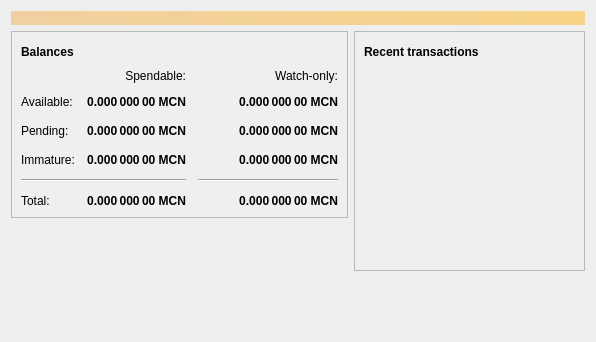
<?xml version="1.0" encoding="UTF-8"?>
<ui version="4.0">
 <class>OverviewPage</class>
 <widget class="QWidget" name="OverviewPage">
  <property name="geometry">
   <rect>
    <x>0</x>
    <y>0</y>
    <width>596</width>
    <height>342</height>
   </rect>
  </property>
  <property name="windowTitle">
   <string>Form</string>
  </property>
  <layout class="QVBoxLayout" name="topLayout">
   <item>
    <widget class="QLabel" name="labelAlerts">
     <property name="visible">
      <bool>false</bool>
     </property>
     <property name="styleSheet">
      <string notr="true">QLabel { background-color: qlineargradient(x1: 0, y1: 0, x2: 1, y2: 0, stop:0 #F0D0A0, stop:1 #F8D488); color:#000000; }</string>
     </property>
     <property name="wordWrap">
      <bool>true</bool>
     </property>
     <property name="margin">
      <number>3</number>
     </property>
     <property name="textInteractionFlags">
      <set>Qt::TextSelectableByMouse</set>
     </property>
    </widget>
   </item>
   <item>
    <layout class="QHBoxLayout" name="horizontalLayout" stretch="1,1">
     <item>
      <layout class="QVBoxLayout" name="verticalLayout_2">
       <item>
        <widget class="QFrame" name="frame">
         <property name="frameShape">
          <enum>QFrame::StyledPanel</enum>
         </property>
         <property name="frameShadow">
          <enum>QFrame::Raised</enum>
         </property>
         <layout class="QVBoxLayout" name="verticalLayout_4">
          <item>
           <layout class="QHBoxLayout" name="horizontalLayout_4">
            <item>
             <widget class="QLabel" name="label_5">
              <property name="font">
               <font>
                <weight>75</weight>
                <bold>true</bold>
               </font>
              </property>
              <property name="text">
               <string>Balances</string>
              </property>
             </widget>
            </item>
            <item>
             <widget class="QPushButton" name="labelWalletStatus">
              <property name="enabled">
               <bool>false</bool>
              </property>
              <property name="maximumSize">
               <size>
                <width>30</width>
                <height>16777215</height>
               </size>
              </property>
              <property name="toolTip">
               <string>The displayed information may be out of date. Your wallet automatically synchronizes with the Mycoin network after a connection is established, but this process has not completed yet.</string>
              </property>
              <property name="text">
               <string/>
              </property>
              <property name="icon">
               <iconset resource="../bitcoin.qrc">
                <normaloff>:/icons/warning</normaloff>
                <disabledoff>:/icons/warning</disabledoff>:/icons/warning</iconset>
              </property>
              <property name="iconSize">
               <size>
                <width>24</width>
                <height>24</height>
               </size>
              </property>
              <property name="flat">
               <bool>true</bool>
              </property>
             </widget>
            </item>
            <item>
             <spacer name="horizontalSpacer_3">
              <property name="orientation">
               <enum>Qt::Horizontal</enum>
              </property>
              <property name="sizeHint" stdset="0">
               <size>
                <width>40</width>
                <height>20</height>
               </size>
              </property>
             </spacer>
            </item>
           </layout>
          </item>
          <item>
           <layout class="QGridLayout" name="gridLayout">
            <property name="spacing">
             <number>12</number>
            </property>
            <item row="2" column="2">
             <widget class="QLabel" name="labelWatchPending">
              <property name="font">
               <font>
                <weight>75</weight>
                <bold>true</bold>
               </font>
              </property>
              <property name="cursor">
               <cursorShape>IBeamCursor</cursorShape>
              </property>
              <property name="toolTip">
               <string>Unconfirmed transactions to watch-only addresses</string>
              </property>
              <property name="text">
               <string notr="true">0.000 000 00 MCN</string>
              </property>
              <property name="alignment">
               <set>Qt::AlignRight|Qt::AlignTrailing|Qt::AlignVCenter</set>
              </property>
              <property name="textInteractionFlags">
               <set>Qt::LinksAccessibleByMouse|Qt::TextSelectableByKeyboard|Qt::TextSelectableByMouse</set>
              </property>
             </widget>
            </item>
            <item row="2" column="1">
             <widget class="QLabel" name="labelUnconfirmed">
              <property name="font">
               <font>
                <weight>75</weight>
                <bold>true</bold>
               </font>
              </property>
              <property name="cursor">
               <cursorShape>IBeamCursor</cursorShape>
              </property>
              <property name="toolTip">
               <string>Total of transactions that have yet to be confirmed, and do not yet count toward the spendable balance</string>
              </property>
              <property name="text">
               <string notr="true">0.000 000 00 MCN</string>
              </property>
              <property name="alignment">
               <set>Qt::AlignRight|Qt::AlignTrailing|Qt::AlignVCenter</set>
              </property>
              <property name="textInteractionFlags">
               <set>Qt::LinksAccessibleByMouse|Qt::TextSelectableByKeyboard|Qt::TextSelectableByMouse</set>
              </property>
             </widget>
            </item>
            <item row="3" column="2">
             <widget class="QLabel" name="labelWatchImmature">
              <property name="font">
               <font>
                <weight>75</weight>
                <bold>true</bold>
               </font>
              </property>
              <property name="cursor">
               <cursorShape>IBeamCursor</cursorShape>
              </property>
              <property name="toolTip">
               <string>Mined balance in watch-only addresses that has not yet matured</string>
              </property>
              <property name="text">
               <string notr="true">0.000 000 00 MCN</string>
              </property>
              <property name="alignment">
               <set>Qt::AlignRight|Qt::AlignTrailing|Qt::AlignVCenter</set>
              </property>
              <property name="textInteractionFlags">
               <set>Qt::LinksAccessibleByMouse|Qt::TextSelectableByKeyboard|Qt::TextSelectableByMouse</set>
              </property>
             </widget>
            </item>
            <item row="4" column="0" colspan="2">
             <widget class="Line" name="line">
              <property name="orientation">
               <enum>Qt::Horizontal</enum>
              </property>
             </widget>
            </item>
            <item row="4" column="2">
             <widget class="Line" name="lineWatchBalance">
              <property name="sizePolicy">
               <sizepolicy hsizetype="Preferred" vsizetype="Fixed">
                <horstretch>0</horstretch>
                <verstretch>0</verstretch>
               </sizepolicy>
              </property>
              <property name="minimumSize">
               <size>
                <width>140</width>
                <height>0</height>
               </size>
              </property>
              <property name="orientation">
               <enum>Qt::Horizontal</enum>
              </property>
             </widget>
            </item>
            <item row="5" column="0">
             <widget class="QLabel" name="labelTotalText">
              <property name="text">
               <string>Total:</string>
              </property>
             </widget>
            </item>
            <item row="3" column="1">
             <widget class="QLabel" name="labelImmature">
              <property name="font">
               <font>
                <weight>75</weight>
                <bold>true</bold>
               </font>
              </property>
              <property name="cursor">
               <cursorShape>IBeamCursor</cursorShape>
              </property>
              <property name="toolTip">
               <string>Mined balance that has not yet matured</string>
              </property>
              <property name="text">
               <string notr="true">0.000 000 00 MCN</string>
              </property>
              <property name="alignment">
               <set>Qt::AlignRight|Qt::AlignTrailing|Qt::AlignVCenter</set>
              </property>
              <property name="textInteractionFlags">
               <set>Qt::LinksAccessibleByMouse|Qt::TextSelectableByKeyboard|Qt::TextSelectableByMouse</set>
              </property>
             </widget>
            </item>
            <item row="2" column="3">
             <spacer name="horizontalSpacer_2">
              <property name="orientation">
               <enum>Qt::Horizontal</enum>
              </property>
              <property name="sizeHint" stdset="0">
               <size>
                <width>40</width>
                <height>20</height>
               </size>
              </property>
             </spacer>
            </item>
            <item row="3" column="0">
             <widget class="QLabel" name="labelImmatureText">
              <property name="text">
               <string>Immature:</string>
              </property>
             </widget>
            </item>
            <item row="5" column="1">
             <widget class="QLabel" name="labelTotal">
              <property name="font">
               <font>
                <weight>75</weight>
                <bold>true</bold>
               </font>
              </property>
              <property name="cursor">
               <cursorShape>IBeamCursor</cursorShape>
              </property>
              <property name="toolTip">
               <string>Your current total balance</string>
              </property>
              <property name="text">
               <string notr="true">0.000 000 00 MCN</string>
              </property>
              <property name="alignment">
               <set>Qt::AlignRight|Qt::AlignTrailing|Qt::AlignVCenter</set>
              </property>
              <property name="textInteractionFlags">
               <set>Qt::LinksAccessibleByMouse|Qt::TextSelectableByKeyboard|Qt::TextSelectableByMouse</set>
              </property>
             </widget>
            </item>
            <item row="5" column="2">
             <widget class="QLabel" name="labelWatchTotal">
              <property name="font">
               <font>
                <weight>75</weight>
                <bold>true</bold>
               </font>
              </property>
              <property name="cursor">
               <cursorShape>IBeamCursor</cursorShape>
              </property>
              <property name="toolTip">
               <string>Current total balance in watch-only addresses</string>
              </property>
              <property name="text">
               <string notr="true">0.000 000 00 MCN</string>
              </property>
              <property name="alignment">
               <set>Qt::AlignRight|Qt::AlignTrailing|Qt::AlignVCenter</set>
              </property>
              <property name="textInteractionFlags">
               <set>Qt::LinksAccessibleByMouse|Qt::TextSelectableByKeyboard|Qt::TextSelectableByMouse</set>
              </property>
             </widget>
            </item>
            <item row="0" column="2">
             <widget class="QLabel" name="labelWatchonly">
              <property name="text">
               <string>Watch-only:</string>
              </property>
              <property name="alignment">
               <set>Qt::AlignRight|Qt::AlignTrailing|Qt::AlignVCenter</set>
              </property>
             </widget>
            </item>
            <item row="1" column="0">
             <widget class="QLabel" name="labelBalanceText">
              <property name="text">
               <string>Available:</string>
              </property>
             </widget>
            </item>
            <item row="1" column="1">
             <widget class="QLabel" name="labelBalance">
              <property name="font">
               <font>
                <weight>75</weight>
                <bold>true</bold>
               </font>
              </property>
              <property name="cursor">
               <cursorShape>IBeamCursor</cursorShape>
              </property>
              <property name="toolTip">
               <string>Your current spendable balance</string>
              </property>
              <property name="text">
               <string notr="true">0.000 000 00 MCN</string>
              </property>
              <property name="alignment">
               <set>Qt::AlignRight|Qt::AlignTrailing|Qt::AlignVCenter</set>
              </property>
              <property name="textInteractionFlags">
               <set>Qt::LinksAccessibleByMouse|Qt::TextSelectableByKeyboard|Qt::TextSelectableByMouse</set>
              </property>
             </widget>
            </item>
            <item row="1" column="2">
             <widget class="QLabel" name="labelWatchAvailable">
              <property name="font">
               <font>
                <weight>75</weight>
                <bold>true</bold>
               </font>
              </property>
              <property name="cursor">
               <cursorShape>IBeamCursor</cursorShape>
              </property>
              <property name="toolTip">
               <string>Your current balance in watch-only addresses</string>
              </property>
              <property name="text">
               <string notr="true">0.000 000 00 MCN</string>
              </property>
              <property name="alignment">
               <set>Qt::AlignRight|Qt::AlignTrailing|Qt::AlignVCenter</set>
              </property>
              <property name="textInteractionFlags">
               <set>Qt::LinksAccessibleByMouse|Qt::TextSelectableByKeyboard|Qt::TextSelectableByMouse</set>
              </property>
             </widget>
            </item>
            <item row="2" column="0">
             <widget class="QLabel" name="labelPendingText">
              <property name="text">
               <string>Pending:</string>
              </property>
             </widget>
            </item>
            <item row="0" column="1">
             <widget class="QLabel" name="labelSpendable">
              <property name="text">
               <string>Spendable:</string>
              </property>
              <property name="alignment">
               <set>Qt::AlignRight|Qt::AlignTrailing|Qt::AlignVCenter</set>
              </property>
             </widget>
            </item>
           </layout>
          </item>
         </layout>
        </widget>
       </item>
       <item>
        <spacer name="verticalSpacer">
         <property name="orientation">
          <enum>Qt::Vertical</enum>
         </property>
         <property name="sizeHint" stdset="0">
          <size>
           <width>20</width>
           <height>40</height>
          </size>
         </property>
        </spacer>
       </item>
      </layout>
     </item>
     <item>
      <layout class="QVBoxLayout" name="verticalLayout_3">
       <item>
        <widget class="QFrame" name="frame_2">
         <property name="frameShape">
          <enum>QFrame::StyledPanel</enum>
         </property>
         <property name="frameShadow">
          <enum>QFrame::Raised</enum>
         </property>
         <layout class="QVBoxLayout" name="verticalLayout">
          <item>
           <layout class="QHBoxLayout" name="horizontalLayout_2">
            <item>
             <widget class="QLabel" name="label_4">
              <property name="font">
               <font>
                <weight>75</weight>
                <bold>true</bold>
               </font>
              </property>
              <property name="text">
               <string>Recent transactions</string>
              </property>
             </widget>
            </item>
            <item>
             <widget class="QPushButton" name="labelTransactionsStatus">
              <property name="enabled">
               <bool>false</bool>
              </property>
              <property name="maximumSize">
               <size>
                <width>30</width>
                <height>16777215</height>
               </size>
              </property>
              <property name="toolTip">
               <string>The displayed information may be out of date. Your wallet automatically synchronizes with the Mycoin network after a connection is established, but this process has not completed yet.</string>
              </property>
              <property name="text">
               <string/>
              </property>
              <property name="icon">
               <iconset resource="../bitcoin.qrc">
                <normaloff>:/icons/warning</normaloff>
                <disabledoff>:/icons/warning</disabledoff>:/icons/warning</iconset>
              </property>
              <property name="iconSize">
               <size>
                <width>24</width>
                <height>24</height>
               </size>
              </property>
              <property name="flat">
               <bool>true</bool>
              </property>
             </widget>
            </item>
            <item>
             <spacer name="horizontalSpacer">
              <property name="orientation">
               <enum>Qt::Horizontal</enum>
              </property>
              <property name="sizeHint" stdset="0">
               <size>
                <width>40</width>
                <height>20</height>
               </size>
              </property>
             </spacer>
            </item>
           </layout>
          </item>
          <item>
           <widget class="QListView" name="listTransactions">
            <property name="styleSheet">
             <string notr="true">QListView { background: transparent; }</string>
            </property>
            <property name="frameShape">
             <enum>QFrame::NoFrame</enum>
            </property>
            <property name="verticalScrollBarPolicy">
             <enum>Qt::ScrollBarAlwaysOff</enum>
            </property>
            <property name="horizontalScrollBarPolicy">
             <enum>Qt::ScrollBarAlwaysOff</enum>
            </property>
            <property name="selectionMode">
             <enum>QAbstractItemView::NoSelection</enum>
            </property>
           </widget>
          </item>
         </layout>
        </widget>
       </item>
       <item>
        <spacer name="verticalSpacer_2">
         <property name="orientation">
          <enum>Qt::Vertical</enum>
         </property>
         <property name="sizeHint" stdset="0">
          <size>
           <width>20</width>
           <height>40</height>
          </size>
         </property>
        </spacer>
       </item>
      </layout>
     </item>
    </layout>
   </item>
  </layout>
 </widget>
 <resources/>
 <connections/>
</ui>
